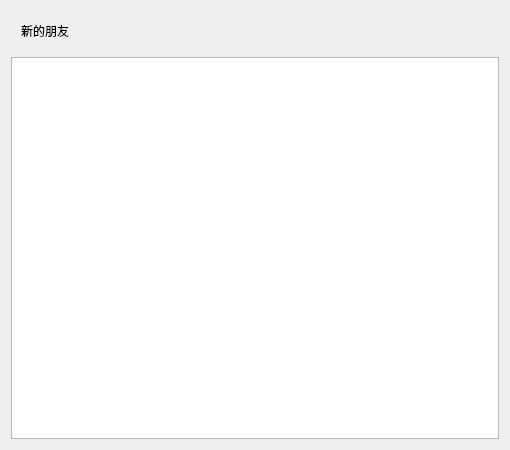
<?xml version="1.0" encoding="UTF-8"?>
<ui version="4.0">
 <class>ApplyFriendPageClass</class>
 <widget class="QWidget" name="ApplyFriendPageClass">
  <property name="geometry">
   <rect>
    <x>0</x>
    <y>0</y>
    <width>510</width>
    <height>450</height>
   </rect>
  </property>
  <property name="windowTitle">
   <string>ApplyFriendPage</string>
  </property>
  <layout class="QVBoxLayout" name="verticalLayout">
   <item>
    <widget class="QWidget" name="widget" native="true">
     <property name="minimumSize">
      <size>
       <width>0</width>
       <height>40</height>
      </size>
     </property>
     <layout class="QHBoxLayout" name="horizontalLayout">
      <property name="leftMargin">
       <number>0</number>
      </property>
      <property name="topMargin">
       <number>0</number>
      </property>
      <property name="rightMargin">
       <number>0</number>
      </property>
      <property name="bottomMargin">
       <number>0</number>
      </property>
      <item>
       <spacer name="horizontalSpacer">
        <property name="orientation">
         <enum>Qt::Orientation::Horizontal</enum>
        </property>
        <property name="sizeType">
         <enum>QSizePolicy::Policy::Fixed</enum>
        </property>
        <property name="sizeHint" stdset="0">
         <size>
          <width>10</width>
          <height>20</height>
         </size>
        </property>
       </spacer>
      </item>
      <item>
       <widget class="QLabel" name="label_applyFriend">
        <property name="text">
         <string>新的朋友</string>
        </property>
       </widget>
      </item>
     </layout>
    </widget>
   </item>
   <item>
    <widget class="QWidget" name="widget_2" native="true">
     <layout class="QVBoxLayout" name="verticalLayout_2">
      <property name="leftMargin">
       <number>0</number>
      </property>
      <property name="topMargin">
       <number>0</number>
      </property>
      <property name="rightMargin">
       <number>0</number>
      </property>
      <property name="bottomMargin">
       <number>0</number>
      </property>
      <item>
       <widget class="ApplyFriendListWidget" name="listWidget_applyFriend"/>
      </item>
     </layout>
    </widget>
   </item>
  </layout>
 </widget>
 <layoutdefault spacing="6" margin="11"/>
 <customwidgets>
  <customwidget>
   <class>ApplyFriendListWidget</class>
   <extends>QListWidget</extends>
   <header>applyfriendlist.h</header>
  </customwidget>
 </customwidgets>
 <resources/>
 <connections/>
</ui>
